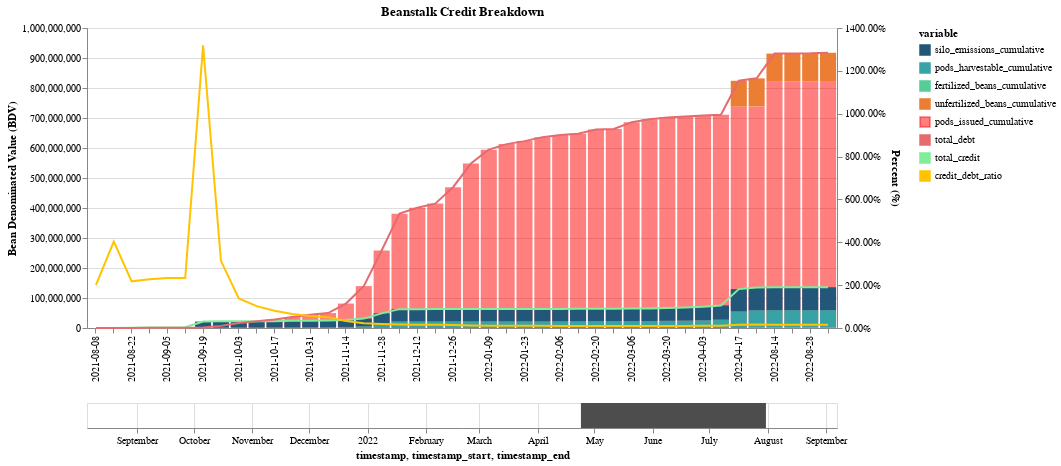

Notebook cell for this chart:
### Code cell
# alt.data_transformers.disable_max_rows()

brush = alt.selection_interval(name="brush", encodings=['x'])
dropdown = alt.binding_select(options=['ym', 'ymd'], name='Aggregation Level')
selection = alt.selection_single(name="agglevel", fields=['AggLevel'], bind=dropdown, init={"AggLevel": 'ymd'})
selection_rule = alt.selection_single(
    fields=['tstamp'], nearest=True, on='mouseover', empty='none', clear='mouseout'
)
colors = {
    'fertilized_beans_cumulative': '#57cc99', # green   
    'unfertilized_beans_cumulative': "#eb7d34", # orange 
    'pods_harvestable_cumulative': '#38a3a5', # mid blue 
    'silo_emissions_cumulative': '#22577a', # navy blue 
    'pods_issued_cumulative': 'rgba(255, 0, 0, 0.5)', # transparent red  
    'total_debt': '#e56b6f', # pastel red 
    'total_credit': '#80ed99', # mint green 
    'credit_debt_ratio': '#ffc300', # gold 
}
format_decimal = ",d"
format_percent = ".2%"
tooltip_formats = {
    'fertilized_beans_cumulative': format_decimal,
    'unfertilized_beans_cumulative': format_decimal,
    'pods_harvestable_cumulative': format_decimal,
    'silo_emissions_cumulative': format_decimal,
    'pods_issued_cumulative': format_decimal,
    'total_debt': format_decimal,
    'total_credit': format_decimal,
    'credit_debt_ratio': format_percent, 
}
assert set(colors.keys()) == set(metrics)
assert set(tooltip_formats.keys()) == set(metrics)

# ngl I popped off on this one 
stack_order_expr = (
    # creates numeric stack order key encoding both x position and order of stacked area labels into single value 
    ' '.join(
        [
            f"datum.variable === '{m}' ? {i} : " 
            for i, m in enumerate(reversed(metrics))
        ]
    ) 
    + str(len(metrics))
)
stack_order_expr = f'time(datum.tstamp) + ({stack_order_expr})'

base = alt.Chart(source).properties(
    height=300, width=750, title="Beanstalk Credit Breakdown"
).transform_filter(
    brush 
).transform_timeunit(
    ymd="yearmonthdate(timestamp)", 
    ym="yearmonth(timestamp)", 
).transform_calculate(
    tstamp="datum[agglevel.AggLevel]", 
).transform_aggregate(
    groupby=["tstamp", 'variable'], 
    rvalue='max(value)'
).transform_calculate(
    stack_order=stack_order_expr, 
).encode(
    x=alt.X(
        "tstamp:O", 
        axis=alt.Axis(
            formatType="time", 
            labelExpr="timeFormat(toDate(datum.value), '%Y-%m-%d')", 
            labelOverlap=True, 
            labelSeparation=25, 
            title=None
        ), 
    ),  
    color=alt.Color(
        "variable:N", 
        scale=alt.Scale(
            domain=metrics, range=[colors[m] for m in metrics]
        ),
    ), 
)
base_bdv = base.encode(
    y=alt.Y("rvalue:Q", axis=alt.Axis(title="Bean Denominated Value (BDV)")),
    order=alt.Order('stack_order:Q', sort='ascending')
)
base_ratio = base.encode(
    y=alt.Y("rvalue:Q", axis=alt.Axis(title="Percent (%)", format=".2%")),
)
rule = base.transform_pivot(
    'variable', value='rvalue', groupby=['tstamp']
).mark_rule().encode(
    tooltip=[alt.Tooltip(f'{m}:Q', format=tooltip_formats[m]) for m in metrics] 
).add_selection(selection_rule)

credit = base_bdv.mark_bar().transform_filter(
    """
    datum.variable != 'pods_issued_cumulative' 
    & datum.variable != 'unfertilized_beans_cumulative' 
    & datum.variable != 'total_debt'
    & datum.variable != 'total_credit'
    & datum.variable != 'credit_debt_ratio' 
    """
)
debt = base_bdv.mark_bar().transform_filter(
    """
    datum.variable == 'unfertilized_beans_cumulative' 
    | datum.variable == 'pods_issued_cumulative' 
    """
)
lines_debt_credit = base_bdv.mark_line().transform_filter(
    """
    datum.variable == 'total_debt' 
    | datum.variable == 'total_credit'
    """
)
line_ratio = base_ratio.mark_line().transform_filter(
    datum.variable == 'credit_debt_ratio'
)

time_axis = alt.Chart(
    source[['timestamp']]
).mark_bar(opacity=0).encode(
    x='timestamp:T'
)
time_exploit_rect = alt.Chart(
    pd.DataFrame([{"timestamp_start": timestamp_exploit, "timestamp_end": timestamp_replant}])
).mark_rect().encode(
    x="timestamp_start:T", 
    x2="timestamp_end:T",
    color=alt.value('#4d4d4d')
)

alt.layer(
    alt.layer(debt, credit, lines_debt_credit, rule), line_ratio
).add_selection(
    selection, select_x
).resolve_scale(
    y="independent", 
).resolve_axis(
    y="independent"
) & alt.layer(
    time_axis + time_exploit_rect
).add_selection(
    brush
).properties(
    height=25, width=750,
)

### Figure 1 — Vega-Lite specification as saved in the notebook (floating-point values rounded to 4 significant figures; data arrays with more than 128 entries replaced by an {"elided": "..."} marker saying what was removed)
{"config": {"view": {"continuousWidth": 400, "continuousHeight": 300}}, "vconcat": [{"layer": [{"layer": [{"mark": "bar", "encoding": {"color": {"field": "variable", "scale": {"domain": ["silo_emissions_cumulative", "pods_harvestable_cumulative", "fertilized_beans_cumulative", "unfertilized_beans_cumulative", "pods_issued_cumulative", "total_debt", "total_credit", "credit_debt_ratio"], "range": ["#22577a", "#38a3a5", "#57cc99", "#eb7d34", "rgba(255, 0, 0, 0.5)", "#e56b6f", "#80ed99", "#ffc300"]}, "type": "nominal"}, "order": {"field": "stack_order", "sort": "ascending", "type": "quantitative"}, "x": {"axis": {"formatType": "time", "labelExpr": "timeFormat(toDate(datum.value), '%Y-%m-%d')", "labelOverlap": true, "labelSeparation": 25, "title": null}, "field": "tstamp", "type": "ordinal"}, "y": {"axis": {"title": "Bean Denominated Value (BDV)"}, "field": "rvalue", "type": "quantitative"}}, "height": 300, "selection": {"agglevel": {"type": "single", "fields": ["AggLevel"], "bind": {"input": "select", "options": ["ym", "ymd"], "name": "Aggregation Level"}, "init": {"AggLevel": "ymd"}}, "xselect": {"type": "multi", "encodings": ["x"]}}, "title": "Beanstalk Credit Breakdown", "transform": [{"filter": {"selection": "brush"}}, {"field": "timestamp", "timeUnit": "yearmonthdate", "as": "ymd"}, {"field": "timestamp", "timeUnit": "yearmonth", "as": "ym"}, {"calculate": "datum[agglevel.AggLevel]", "as": "tstamp"}, {"aggregate": [{"op": "max", "field": "value", "as": "rvalue"}], "groupby": ["tstamp", "variable"]}, {"calculate": "time(datum.tstamp) + (datum.variable === 'credit_debt_ratio' ? 0 :  datum.variable === 'total_credit' ? 1 :  datum.variable === 'total_debt' ? 2 :  datum.variable === 'pods_issued_cumulative' ? 3 :  datum.variable === 'unfertilized_beans_cumulative' ? 4 :  datum.variable === 'fertilized_beans_cumulative' ? 5 :  datum.variable === 'pods_harvestable_cumulative' ? 6 :  datum.variable === 'silo_emissions_cumulative' ? 7 : 8)", "as": "stack_order"}, {"filter": "\n    datum.variable == 'unfertilized_beans_cumulative' \n    | datum.variable == 'pods_issued_cumulative' \n    "}], "width": 750}, {"mark": "bar", "encoding": {"color": {"field": "variable", "scale": {"domain": ["silo_emissions_cumulative", "pods_harvestable_cumulative", "fertilized_beans_cumulative", "unfertilized_beans_cumulative", "pods_issued_cumulative", "total_debt", "total_credit", "credit_debt_ratio"], "range": ["#22577a", "#38a3a5", "#57cc99", "#eb7d34", "rgba(255, 0, 0, 0.5)", "#e56b6f", "#80ed99", "#ffc300"]}, "type": "nominal"}, "order": {"field": "stack_order", "sort": "ascending", "type": "quantitative"}, "x": {"axis": {"formatType": "time", "labelExpr": "timeFormat(toDate(datum.value), '%Y-%m-%d')", "labelOverlap": true, "labelSeparation": 25, "title": null}, "field": "tstamp", "type": "ordinal"}, "y": {"axis": {"title": "Bean Denominated Value (BDV)"}, "field": "rvalue", "type": "quantitative"}}, "height": 300, "title": "Beanstalk Credit Breakdown", "transform": [{"filter": {"selection": "brush"}}, {"field": "timestamp", "timeUnit": "yearmonthdate", "as": "ymd"}, {"field": "timestamp", "timeUnit": "yearmonth", "as": "ym"}, {"calculate": "datum[agglevel.AggLevel]", "as": "tstamp"}, {"aggregate": [{"op": "max", "field": "value", "as": "rvalue"}], "groupby": ["tstamp", "variable"]}, {"calculate": "time(datum.tstamp) + (datum.variable === 'credit_debt_ratio' ? 0 :  datum.variable === 'total_credit' ? 1 :  datum.variable === 'total_debt' ? 2 :  datum.variable === 'pods_issued_cumulative' ? 3 :  datum.variable === 'unfertilized_beans_cumulative' ? 4 :  datum.variable === 'fertilized_beans_cumulative' ? 5 :  datum.variable === 'pods_harvestable_cumulative' ? 6 :  datum.variable === 'silo_emissions_cumulative' ? 7 : 8)", "as": "stack_order"}, {"filter": "\n    datum.variable != 'pods_issued_cumulative' \n    & datum.variable != 'unfertilized_beans_cumulative' \n    & datum.variable != 'total_debt'\n    & datum.variable != 'total_credit'\n    & datum.variable != 'credit_debt_ratio' \n    "}], "width": 750}, {"mark": "line", "encoding": {"color": {"field": "variable", "scale": {"domain": ["silo_emissions_cumulative", "pods_harvestable_cumulative", "fertilized_beans_cumulative", "unfertilized_beans_cumulative", "pods_issued_cumulative", "total_debt", "total_credit", "credit_debt_ratio"], "range": ["#22577a", "#38a3a5", "#57cc99", "#eb7d34", "rgba(255, 0, 0, 0.5)", "#e56b6f", "#80ed99", "#ffc300"]}, "type": "nominal"}, "order": {"field": "stack_order", "sort": "ascending", "type": "quantitative"}, "x": {"axis": {"formatType": "time", "labelExpr": "timeFormat(toDate(datum.value), '%Y-%m-%d')", "labelOverlap": true, "labelSeparation": 25, "title": null}, "field": "tstamp", "type": "ordinal"}, "y": {"axis": {"title": "Bean Denominated Value (BDV)"}, "field": "rvalue", "type": "quantitative"}}, "height": 300, "title": "Beanstalk Credit Breakdown", "transform": [{"filter": {"selection": "brush"}}, {"field": "timestamp", "timeUnit": "yearmonthdate", "as": "ymd"}, {"field": "timestamp", "timeUnit": "yearmonth", "as": "ym"}, {"calculate": "datum[agglevel.AggLevel]", "as": "tstamp"}, {"aggregate": [{"op": "max", "field": "value", "as": "rvalue"}], "groupby": ["tstamp", "variable"]}, {"calculate": "time(datum.tstamp) + (datum.variable === 'credit_debt_ratio' ? 0 :  datum.variable === 'total_credit' ? 1 :  datum.variable === 'total_debt' ? 2 :  datum.variable === 'pods_issued_cumulative' ? 3 :  datum.variable === 'unfertilized_beans_cumulative' ? 4 :  datum.variable === 'fertilized_beans_cumulative' ? 5 :  datum.variable === 'pods_harvestable_cumulative' ? 6 :  datum.variable === 'silo_emissions_cumulative' ? 7 : 8)", "as": "stack_order"}, {"filter": "\n    datum.variable == 'total_debt' \n    | datum.variable == 'total_credit'\n    "}], "width": 750}, {"mark": "rule", "encoding": {"color": {"field": "variable", "scale": {"domain": ["silo_emissions_cumulative", "pods_harvestable_cumulative", "fertilized_beans_cumulative", "unfertilized_beans_cumulative", "pods_issued_cumulative", "total_debt", "total_credit", "credit_debt_ratio"], "range": ["#22577a", "#38a3a5", "#57cc99", "#eb7d34", "rgba(255, 0, 0, 0.5)", "#e56b6f", "#80ed99", "#ffc300"]}, "type": "nominal"}, "tooltip": [{"field": "silo_emissions_cumulative", "format": ",d", "type": "quantitative"}, {"field": "pods_harvestable_cumulative", "format": ",d", "type": "quantitative"}, {"field": "fertilized_beans_cumulative", "format": ",d", "type": "quantitative"}, {"field": "unfertilized_beans_cumulative", "format": ",d", "type": "quantitative"}, {"field": "pods_issued_cumulative", "format": ",d", "type": "quantitative"}, {"field": "total_debt", "format": ",d", "type": "quantitative"}, {"field": "total_credit", "format": ",d", "type": "quantitative"}, {"field": "credit_debt_ratio", "format": ".2%", "type": "quantitative"}], "x": {"axis": {"formatType": "time", "labelExpr": "timeFormat(toDate(datum.value), '%Y-%m-%d')", "labelOverlap": true, "labelSeparation": 25, "title": null}, "field": "tstamp", "type": "ordinal"}}, "height": 300, "selection": {"selector107": {"type": "single", "fields": ["tstamp"], "nearest": true, "on": "mouseover", "empty": "none", "clear": "mouseout"}}, "title": "Beanstalk Credit Breakdown", "transform": [{"filter": {"selection": "brush"}}, {"field": "timestamp", "timeUnit": "yearmonthdate", "as": "ymd"}, {"field": "timestamp", "timeUnit": "yearmonth", "as": "ym"}, {"calculate": "datum[agglevel.AggLevel]", "as": "tstamp"}, {"aggregate": [{"op": "max", "field": "value", "as": "rvalue"}], "groupby": ["tstamp", "variable"]}, {"calculate": "time(datum.tstamp) + (datum.variable === 'credit_debt_ratio' ? 0 :  datum.variable === 'total_credit' ? 1 :  datum.variable === 'total_debt' ? 2 :  datum.variable === 'pods_issued_cumulative' ? 3 :  datum.variable === 'unfertilized_beans_cumulative' ? 4 :  datum.variable === 'fertilized_beans_cumulative' ? 5 :  datum.variable === 'pods_harvestable_cumulative' ? 6 :  datum.variable === 'silo_emissions_cumulative' ? 7 : 8)", "as": "stack_order"}, {"pivot": "variable", "value": "rvalue", "groupby": ["tstamp"]}], "width": 750}]}, {"mark": "line", "encoding": {"color": {"field": "variable", "scale": {"domain": ["silo_emissions_cumulative", "pods_harvestable_cumulative", "fertilized_beans_cumulative", "unfertilized_beans_cumulative", "pods_issued_cumulative", "total_debt", "total_credit", "credit_debt_ratio"], "range": ["#22577a", "#38a3a5", "#57cc99", "#eb7d34", "rgba(255, 0, 0, 0.5)", "#e56b6f", "#80ed99", "#ffc300"]}, "type": "nominal"}, "x": {"axis": {"formatType": "time", "labelExpr": "timeFormat(toDate(datum.value), '%Y-%m-%d')", "labelOverlap": true, "labelSeparation": 25, "title": null}, "field": "tstamp", "type": "ordinal"}, "y": {"axis": {"format": ".2%", "title": "Percent (%)"}, "field": "rvalue", "type": "quantitative"}}, "height": 300, "title": "Beanstalk Credit Breakdown", "transform": [{"filter": {"selection": "brush"}}, {"field": "timestamp", "timeUnit": "yearmonthdate", "as": "ymd"}, {"field": "timestamp", "timeUnit": "yearmonth", "as": "ym"}, {"calculate": "datum[agglevel.AggLevel]", "as": "tstamp"}, {"aggregate": [{"op": "max", "field": "value", "as": "rvalue"}], "groupby": ["tstamp", "variable"]}, {"calculate": "time(datum.tstamp) + (datum.variable === 'credit_debt_ratio' ? 0 :  datum.variable === 'total_credit' ? 1 :  datum.variable === 'total_debt' ? 2 :  datum.variable === 'pods_issued_cumulative' ? 3 :  datum.variable === 'unfertilized_beans_cumulative' ? 4 :  datum.variable === 'fertilized_beans_cumulative' ? 5 :  datum.variable === 'pods_harvestable_cumulative' ? 6 :  datum.variable === 'silo_emissions_cumulative' ? 7 : 8)", "as": "stack_order"}, {"filter": "(datum.variable === 'credit_debt_ratio')"}], "width": 750}], "data": {"name": "data-5f75e4c3a0cb902e658f49df43071320"}, "resolve": {"axis": {"y": "independent"}, "scale": {"y": "independent"}}}, {"layer": [{"layer": [{"data": {"name": "data-97d2272d53552572f180222663cd8187"}, "mark": {"type": "bar", "opacity": 0}, "encoding": {"x": {"field": "timestamp", "type": "temporal"}}, "selection": {"brush": {"type": "interval", "encodings": ["x"]}}}, {"data": {"name": "data-ece1da9b9bab5aca714417023a40eff1"}, "mark": "rect", "encoding": {"color": {"value": "#4d4d4d"}, "x": {"field": "timestamp_start", "type": "temporal"}, "x2": {"field": "timestamp_end"}}}]}], "height": 25, "width": 750}], "$schema": "https://vega.github.io/schema/vega-lite/v4.17.0.json", "datasets": {"data-5f75e4c3a0cb902e658f49df43071320": {"elided": "336 records"}, "data-97d2272d53552572f180222663cd8187": {"elided": "336 records"}, "data-ece1da9b9bab5aca714417023a40eff1": [{"timestamp_start": "2022-04-24T00:00:00", "timestamp_end": "2022-07-31T00:00:00"}]}}
